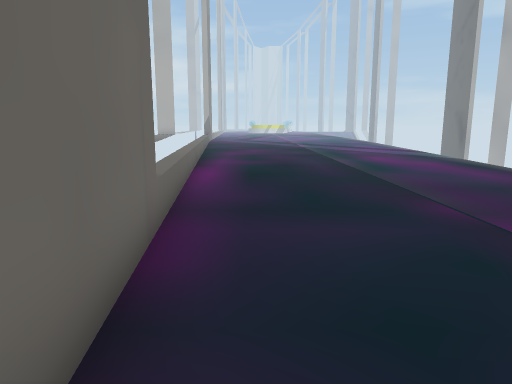
view 1 (above)

12 first-person views from a walk through a 3-D level made in the Unity game engine. The camera is 1.3 m above the floor, tilts 10° down and sees 70° across. The floor is counted in squares, 1 m on a side. Each view is taken from the middle of a square. On the plan, view 1 faces up. The plan holds only what a view shows up to about 15 squares ahead; the rest is blank. The place goes on beyond the plan. The player character is not drawn. Some surface patterns are stand-ins.

view 2
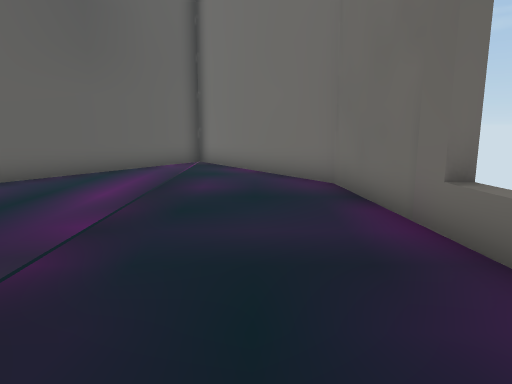

view 3
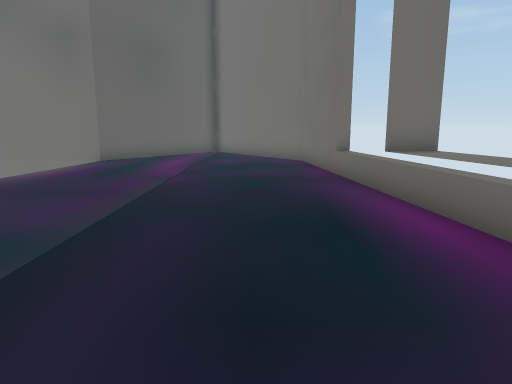

view 4
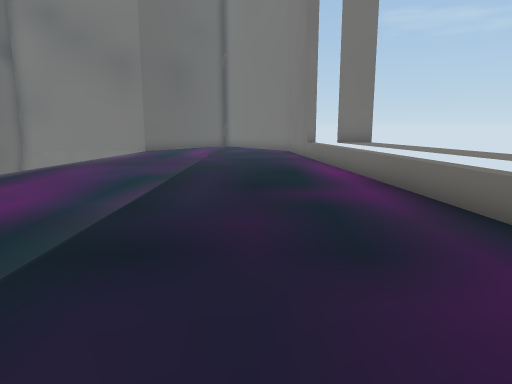

view 5
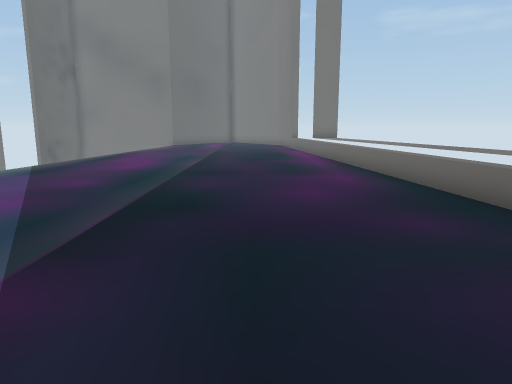

view 6
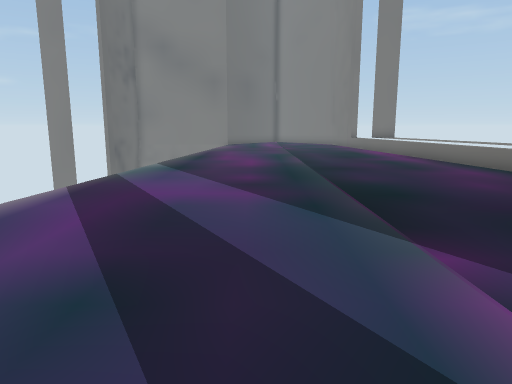

view 7
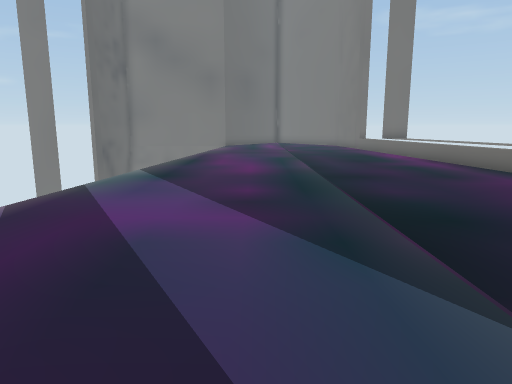

view 8
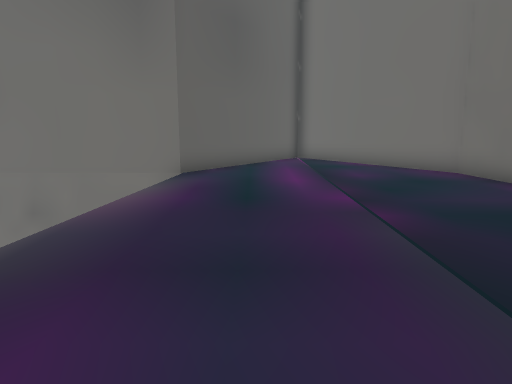

view 9
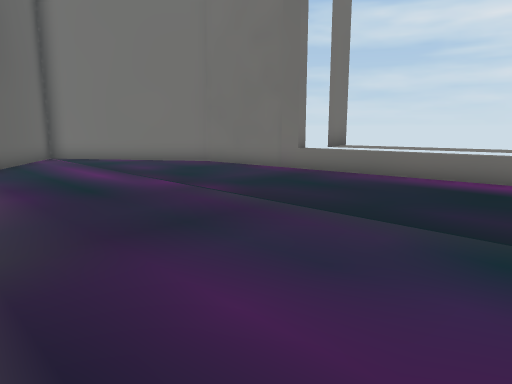

view 10
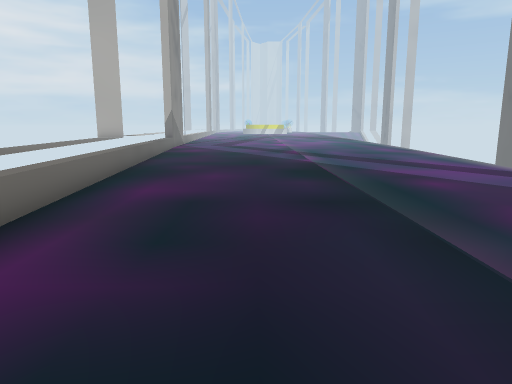

view 11
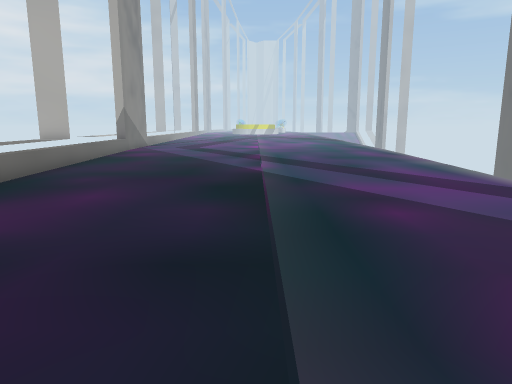

view 12
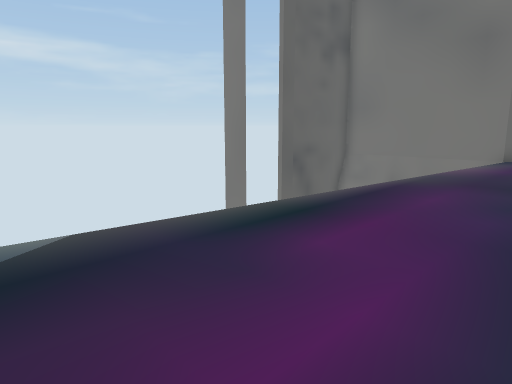

### Floor plan
Key: @ floor where view 1 was taken; # wall or solid block; . main floor; - floor 5.25 m lower than the main floor; _ floor 12.25 m lower than the main floor; = window, fence, low wall or low ledge; ^ raised ledge; v drop or lower ground.
Columns run from 5 left of view 1 to 10 right of it. Each row starts with its distance up from view 1.
 29  #..............
 28  #............._
 27  #.............v
 26  #.............v
 25  #=............_
 24  #=............
 23  #=............
 22   =............
 21 ###...........=
 20 ###...........v
 19 ###............
 18 ^ #...........v
 17 ^ #...........v
 16 ^ #...........v
 15 ^ #=.........._
 14 ^##=.........._
 13 ^##=..........
 12 ^^ #..........
 11 ^^ #.........
 10 ^^ #.........v
  9 ^^##.........-
  8  ^##.........v
  7  ^##.........v
  6  ^^.........._
  5  ^###........_
  4     #........
  3     #........
  2     #........
  1     #.......vvv
  0     #@......####
 -1     ##.....##
 -2      ##...##
 -3       ##..#
 -4        #.##
 -5        ###

Positions as (right, up) in squares from view 1, and headings:
1: (0, 0), facing up
2: (1, 9), facing down
3: (1, 15), facing down
4: (1, 21), facing down
5: (1, 28), facing down
6: (5, 29), facing down
7: (5, 27), facing down
8: (5, 11), facing down
9: (8, 12), facing down-left
10: (1, 11), facing up
11: (3, 14), facing up
12: (4, 17), facing down-right
